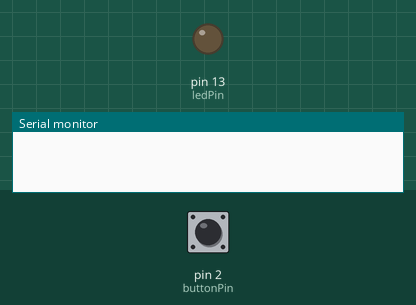
Simulated run of this sketch. Board: Arduino Uno, built with avr-gcc and run on an emulated ATmega328P. Shown: output pins drawn as LEDs (lit = HIGH), the last lines printed to the serial monitor. The test bench sets the inputs (shaded band); at power-on: pin 2 (buttonPin) LOW.

Above: at 1.2 s.
1.3 s: pin 2 (buttonPin) pulled HIGH for 0.15 s
At 2.2 s:
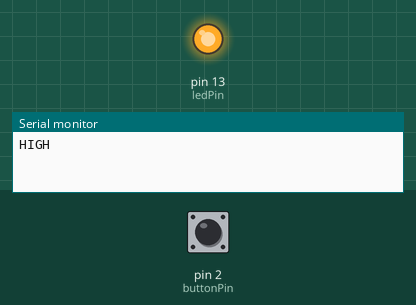
4.4 s: pin 2 (buttonPin) pulled HIGH for 1 s
At 8.0 s:
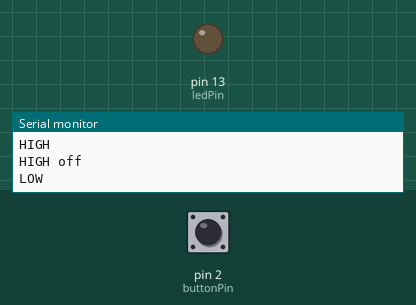
8.4 s: pin 2 (buttonPin) pulled HIGH for 3.2 s
At 8.8 s:
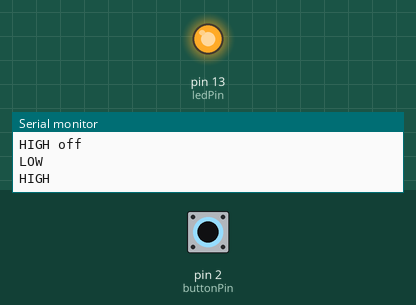
Timing chart, 0 to 13.0 s (numbered marks = the images above; inputs shaded):
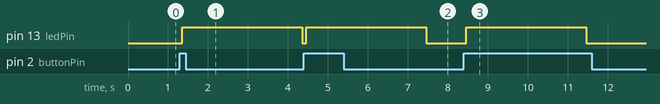

The sketch:

statechange_to_switch_countdown.ino
```cpp
// this constant won't change:
const int  buttonPin = 2;    // the pin that the pushbutton is attached to
const int ledPin = 13;       // the pin that the LED is attached to

// Variables will change:
int buttonPushCounter = 0;   // counter for the number of button presses
int buttonState = 0;         // current state of the button
int lastButtonState = 0;     // previous state of the button
boolean tracker = false;  // apparently booleans use up less data than ints, since this is just a 1 or 0
// to track if the HIGH function is still running I used the boolean


void setup() {
  // initialize the button pin as a input:
  pinMode(buttonPin, INPUT);
  // initialize the LED as an output:
  pinMode(ledPin, OUTPUT);
  // initialize serial communication:
  Serial.begin(9600);
}


void loop() {
  // read the pushbutton input pin:
  buttonState = digitalRead(buttonPin);

  // compare the buttonState to its previous state and see if it changed
  if (buttonState != lastButtonState) {
    // Delay a little bit to avoid bouncing
    delay(50);
    // if the state has is high and the countdown isn't running
    if ((buttonState == HIGH) && (tracker == false)) {


      Serial.println("HIGH");
      digitalWrite(ledPin, HIGH);
      delay(3000);
      tracker = true;
      digitalWrite(ledPin, LOW);
      Serial.println("HIGH off");
      tracker = false;

    }
    else

    {
      // if the current state is LOW then the button
      // went from on to off:
      Serial.println("LOW");
      digitalWrite(ledPin, LOW);
    }

  }
  // save the current state as the last state,
  //for next time through the loop
  lastButtonState = buttonState;


}
```

Measured:
- after the input at 1.3 s, pin 13 (ledPin): LOW → HIGH after 0.05 s, → LOW 3.0 s later
- after the input at 4.4 s, pin 13 (ledPin): LOW → HIGH after 0.05 s, → LOW 3.0 s later
- after the input at 8.4 s, pin 13 (ledPin): LOW → HIGH after 0.05 s, → LOW 3.0 s later
